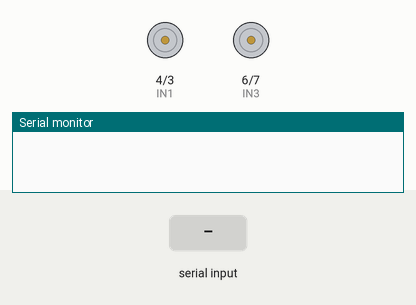
Recording of a sketch running on a simulated Arduino Uno, built with avr-gcc and run on an emulated ATmega328P. Shown: motor-driver pin pairs drawn as motors (green arrow = first pin HIGH = forward, orange = second pin HIGH = backward, longer = more drive, scaled by the enable pin), the last lines printed to the serial monitor. The inputs (shaded band) are chosen by the test bench.

Above: at 1.2 s.
1.3 s: "L\n" received over the second serial link
At 2.5 s:
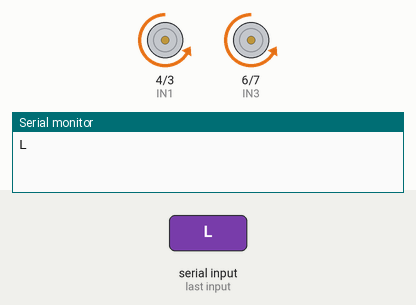
2.8 s: "R\n" received over the second serial link
At 3.8 s:
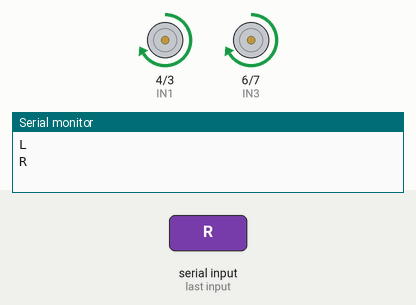
4.3 s: "F\n" received over the second serial link
At 5.0 s:
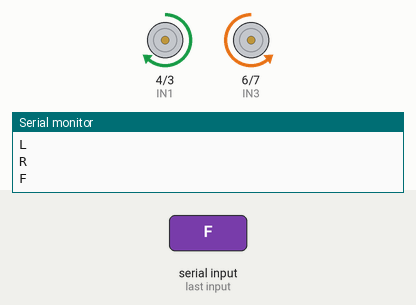
5.8 s: "B\n" received over the second serial link
At 6.1 s:
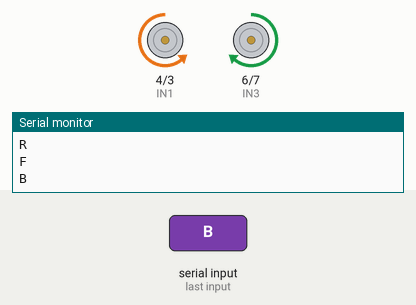
7.3 s: "S\n" received over the second serial link
At 8.4 s:
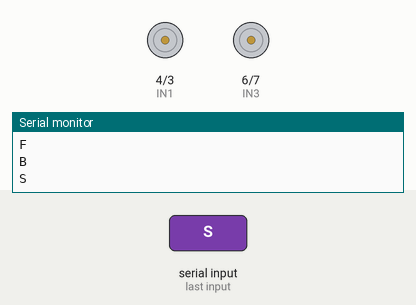
Timing chart, 0 to 9.8 s (numbered marks = the images above; inputs shaded):
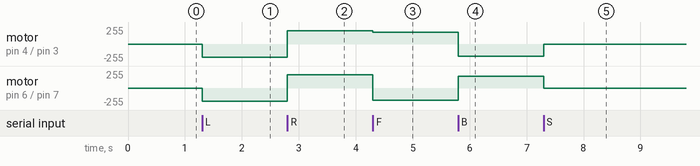

The sketch:

bluetooth_car.ino.ino
```cpp
#include <SoftwareSerial.h>

SoftwareSerial BT(10, 11); // RX, TX

// Motor pins
int IN1 = 4;
int IN2 = 3;
int IN3 = 6;
int IN4 = 7;

int ENA = 5;
int ENB = 9;

char command;

void setup() {
  Serial.begin(9600);
  BT.begin(9600);

  pinMode(IN1, OUTPUT);
  pinMode(IN2, OUTPUT);
  pinMode(IN3, OUTPUT);
  pinMode(IN4, OUTPUT);

  pinMode(ENA, OUTPUT);
  pinMode(ENB, OUTPUT);

  stopCar();   // ✔ now correctly defined below
}

void loop() {
  if (BT.available()) {
    command = BT.read();

    Serial.println(command);

    if (command == '\n' || command == '\r' || command == ' ') return;

    switch (command) {

      case 'L': moveForward(); break;
      case 'R': moveBackward(); break;
      case 'F': turnLeft(); break;
      case 'B': turnRight(); break;
      case 'S': stopCar(); break;

      default: stopCar(); break;
    }
  }
}

// ================= MOTOR FUNCTIONS =================

void moveForward() {
  digitalWrite(IN1, LOW);
  digitalWrite(IN2, HIGH);

  digitalWrite(IN3, LOW);
  digitalWrite(IN4, HIGH);

  analogWrite(ENA, 200);
  analogWrite(ENB, 200);
}

void moveBackward() {
  digitalWrite(IN1, HIGH);
  digitalWrite(IN2, LOW);

  digitalWrite(IN3, HIGH);
  digitalWrite(IN4, LOW);

  analogWrite(ENA, 200);
  analogWrite(ENB, 200);
}

void turnLeft() {
  digitalWrite(IN1, HIGH);
  digitalWrite(IN2, LOW);

  digitalWrite(IN3, LOW);
  digitalWrite(IN4, HIGH);

  analogWrite(ENA, 180);
  analogWrite(ENB, 180);
}

void turnRight() {
  digitalWrite(IN1, LOW);
  digitalWrite(IN2, HIGH);

  digitalWrite(IN3, HIGH);
  digitalWrite(IN4, LOW);

  analogWrite(ENA, 180);
  analogWrite(ENB, 180);
}

void stopCar() {
  digitalWrite(IN1, LOW);
  digitalWrite(IN2, LOW);

  digitalWrite(IN3, LOW);
  digitalWrite(IN4, LOW);
}
```

Measured:
- after the input at 1.3 s, motor on pin 4 (IN1) / pin 3 (IN2), motor on pin 6 (IN3) / pin 7 (IN4): stopped → backward 200/255 at once
- after the input at 2.8 s, motor on pin 4 (IN1) / pin 3 (IN2), motor on pin 6 (IN3) / pin 7 (IN4): backward 200/255 → forward 200/255 at once
- after the input at 4.3 s, motor on pin 4 (IN1) / pin 3 (IN2): forward 200/255 → forward 180/255 at once; motor on pin 6 (IN3) / pin 7 (IN4): forward 200/255 → backward 180/255 at once
- after the input at 5.8 s, motor on pin 4 (IN1) / pin 3 (IN2): forward 180/255 → backward 180/255 at once; motor on pin 6 (IN3) / pin 7 (IN4): backward 180/255 → forward 180/255 at once
- after the input at 7.3 s, motor on pin 4 (IN1) / pin 3 (IN2): backward 180/255 → stopped at once; motor on pin 6 (IN3) / pin 7 (IN4): forward 180/255 → stopped at once
